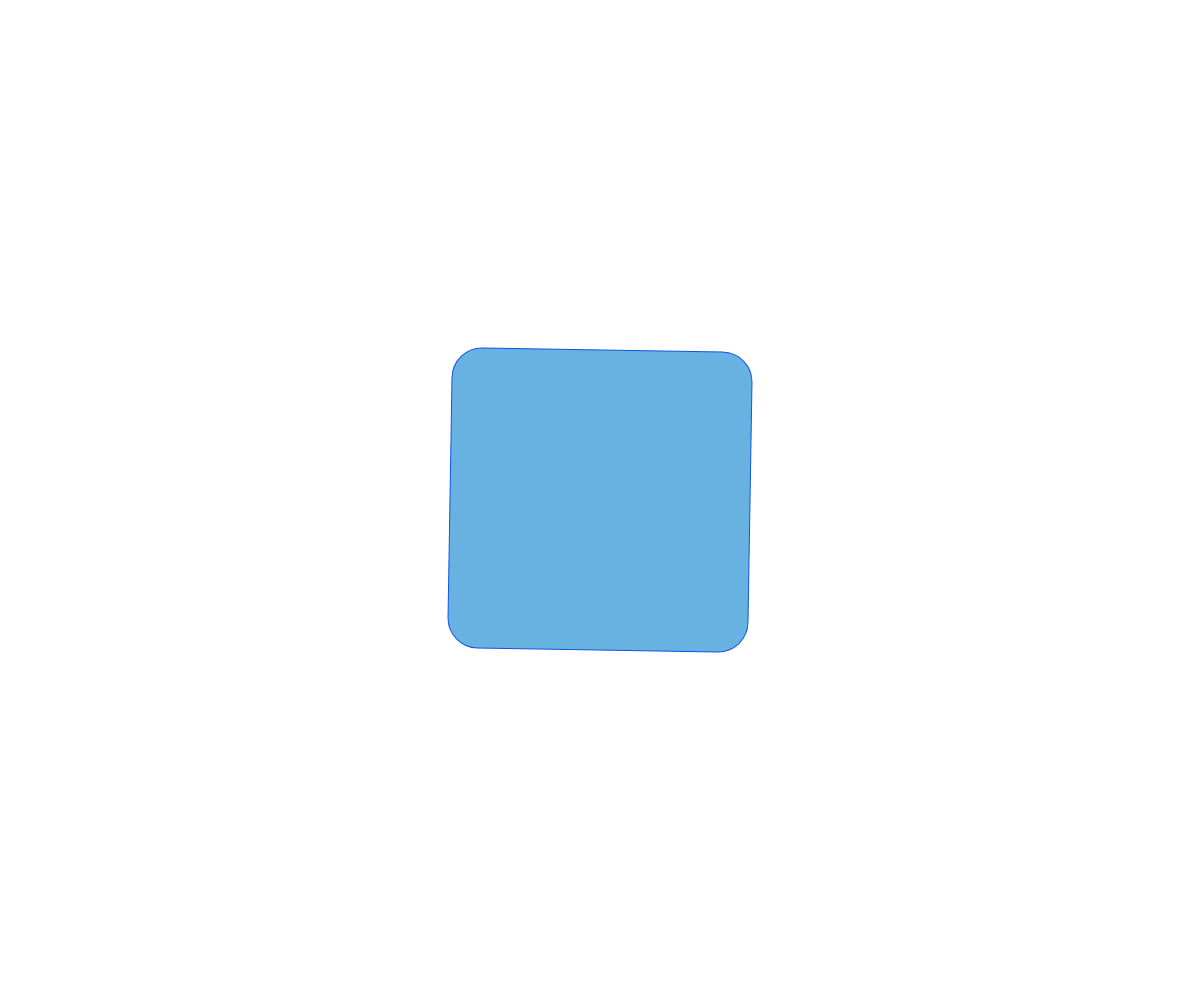
Frame 1 (no input)
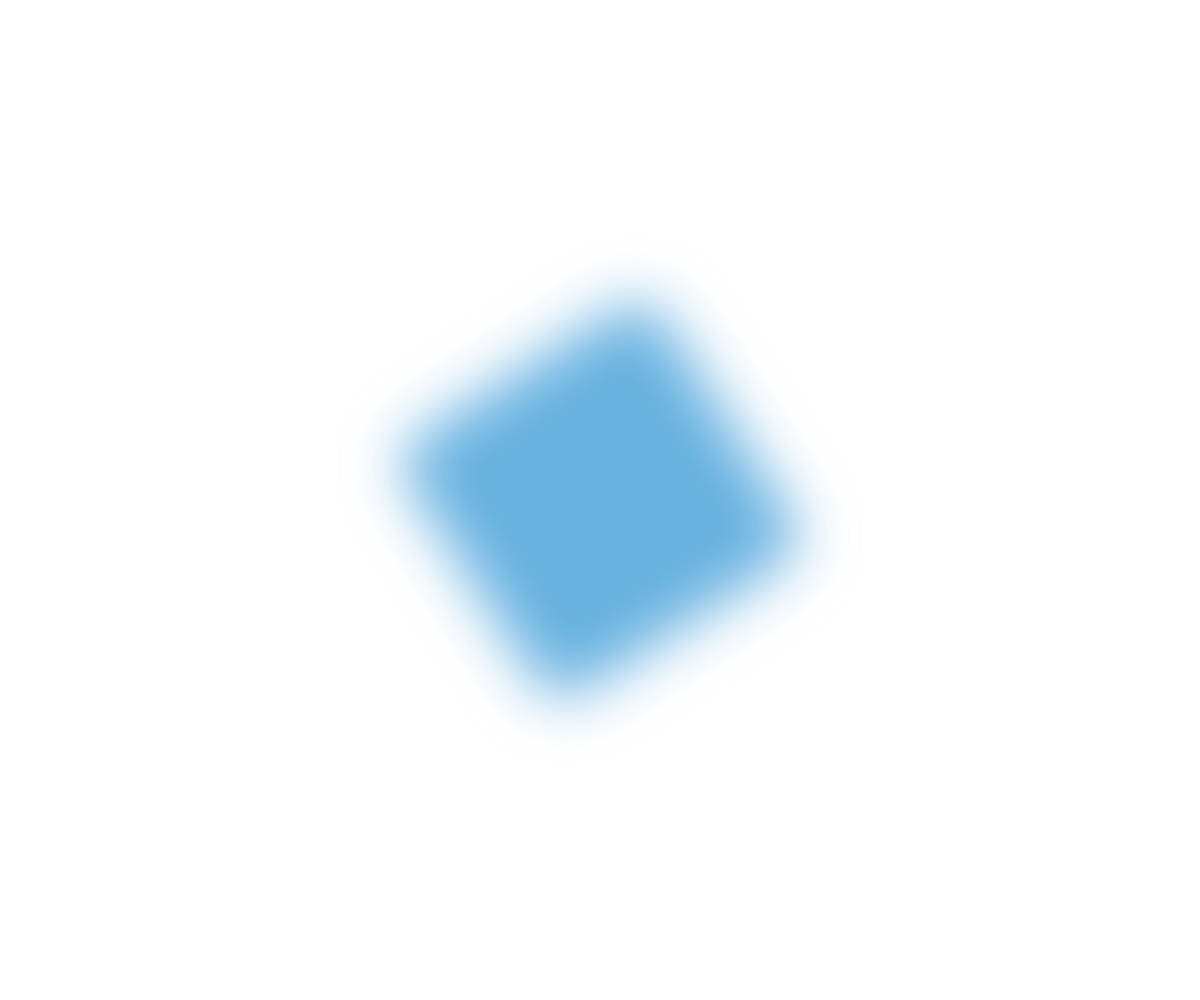
Frame 60 (no input)
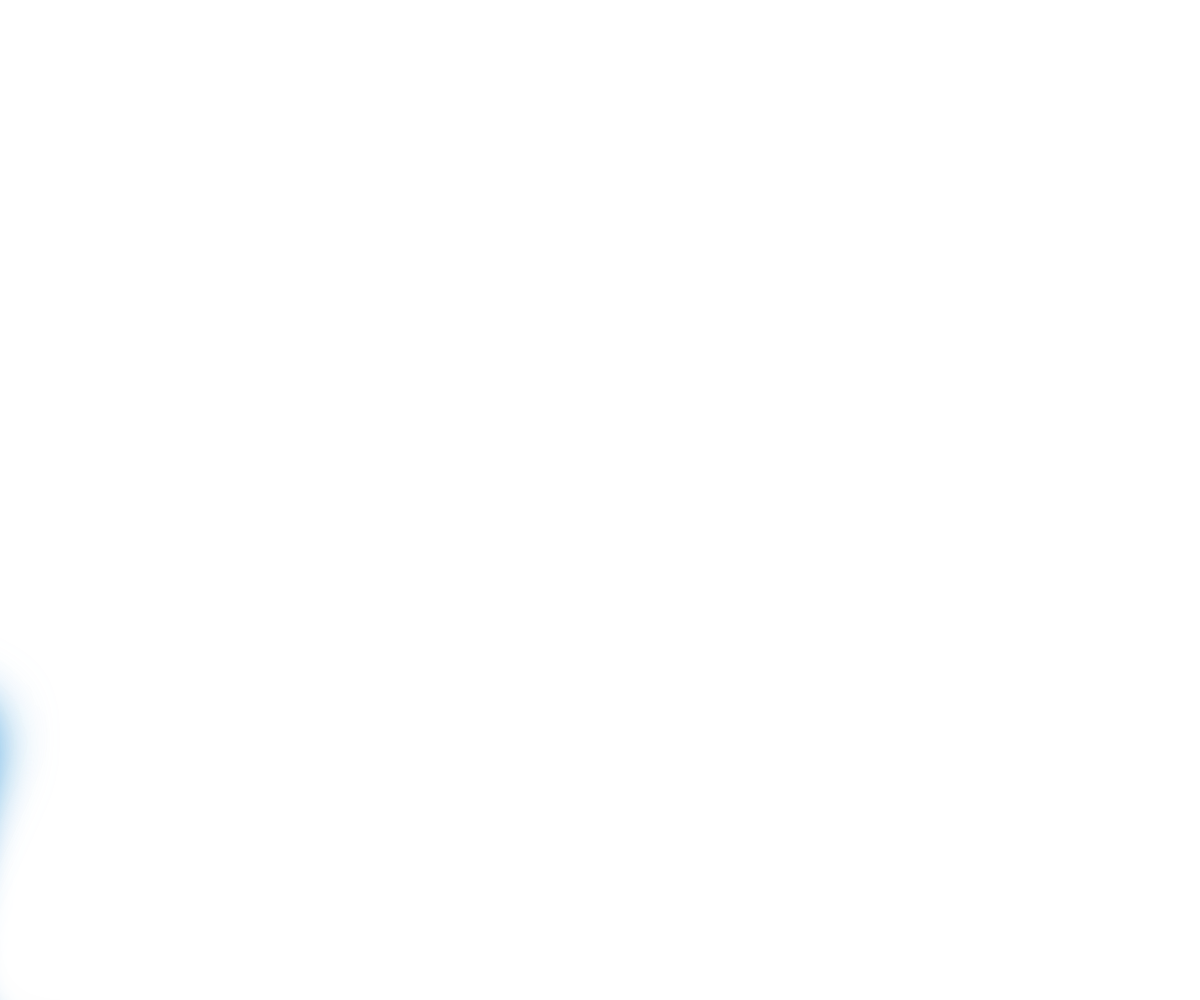
Frame 120 (the mouse pressed at the canvas centre since frame 60)

The p5.js sketch that drew these frames (run headless with seeded random() and noise() and a simulated clock; from frame 60 on, the mouse is pressed at the canvas centre):

// p5.js sketch
// ── sketch.js
var y = 0
function setup(){
  createCanvas(windowWidth, windowHeight);
   stroke(16, 84, 230);
  fill(103, 178, 224);
  rectMode(CENTER);
 
}

function draw(){
  background(255);
  translate(width/2, height/2);

  rotate(millis()/1000);
  rect(y, y, 300, 300, 30);
  drawingContext.filter = 'blur(30px)';
  
  y = mouseX


}
